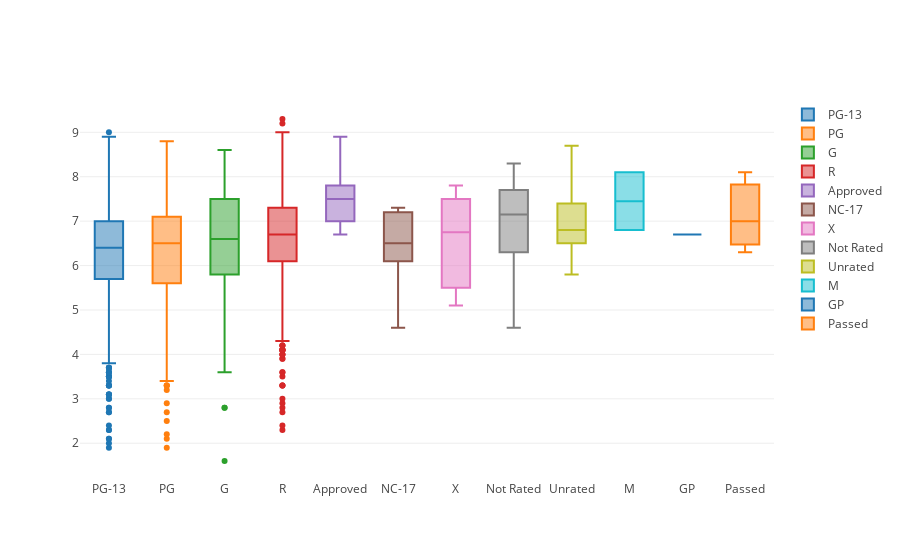

The notebook cell this image was saved under:
### Code cell
#Цель - посмотреть как зависит пользовательский рейтинг фильма от его возрастного рейтинга
data = []

for rating in df.content_rating.unique():
    data.append(go.Box(y=df[df.content_rating==rating].imdb_score, name=rating))
iplot(data, show_link = False)

### Figure 1 — Plotly figure (JSON) as saved in the notebook; plotly's stock layout.template omitted (floating-point values rounded to 4 significant figures; data arrays with more than 128 entries replaced by an {"elided": "..."} marker saying what was removed)
{"data": [{"name": "PG-13", "type": "box", "y": {"elided": "1308 float values"}}, {"name": "PG", "type": "box", "y": {"elided": "566 float values"}}, {"name": "G", "type": "box", "y": [7.3, 6.3, 8.3, 8.4, 6.6, 8, 6.4, 8.1, 7.1, 6.9, 7.3, 7.2, 8.2, 7.9, 7.5, 7, 4.8, 4.4, 7, 7.3, 5.8, 7.8, 8.5, 7.2, 5.5, 5.8, 6.1, 6.6, 7.1, 6.6, 4.7, 5.7, 7.2, 7, 6.2, 4.5, 5.6, 7.7, 6.9, 8.3, 6.2, 4.2, 6.1, 6.8, 7.5, 7.3, 8, 5.9, 6, 7.5, 5.3, 6.2, 5.2, 7.2, 7, 6.2, 5.8, 5.4, 6.3, 6.4, 4, 6.6, 2.8, 3.6, 5.7, 5.8, 6.7, 5.7, 2.8, 6.6, 1.6, 7.3, 7.7, 4.5, 8.3, 7.5, 6.5, 6.7, 8, 8, 8, 6.5, 5, 8.2, 7.6, 8.6, 6.1]}, {"name": "R", "type": "box", "y": {"elided": "1700 float values"}}, {"name": "Approved", "type": "box", "y": [7.5, 7, 7.9, 6.9, 7.6, 7, 7.8, 6.8, 7.1, 7.8, 7.5, 7.7, 8.9, 7.3, 7.8, 7.7, 6.7]}, {"name": "NC-17", "type": "box", "y": [4.6, 7.3, 6.8, 6.2, 7.2, 6.1]}, {"name": "X", "type": "box", "y": [7.5, 7.1, 5.1, 5.2, 6.6, 5.5, 7.8, 7.5, 6.2, 6.9]}, {"name": "Not Rated", "type": "box", "y": [7.1, 7.3, 8.3, 6.4, 7.4, 7.7, 5, 6.9, 7.3, 7.7, 7.2, 5.9, 6.7, 6.1, 8.3, 7.6, 8.1, 7.7, 5.7, 6.7, 8.2, 6.1, 8.2, 7.9, 6.4, 6.3, 6.2, 4.6, 6.1, 7.5, 7.7, 6.8, 6.3, 7.5]}, {"name": "Unrated", "type": "box", "y": [7.3, 6.6, 7.6, 6.9, 6.1, 6.8, 6.3, 6.1, 7.4, 6.8, 7.7, 6.5, 5.8, 6.8, 8.7, 6.2, 7.7, 7.2, 6.7, 6.7, 7.4, 7.5]}, {"name": "M", "type": "box", "y": [6.8, 8.1]}, {"name": "GP", "type": "box", "y": [6.7]}, {"name": "Passed", "type": "box", "y": [7, 8.1, 6.3]}], "layout": {}}
